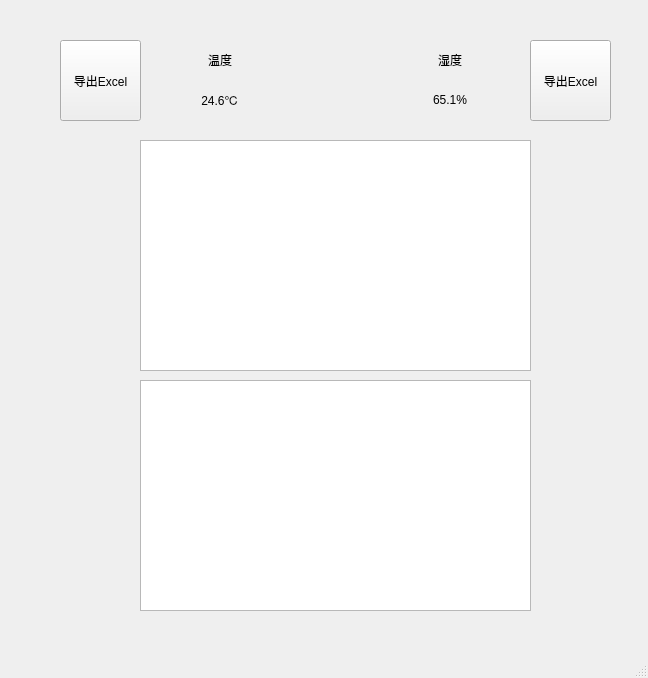
<?xml version="1.0" encoding="UTF-8"?>
<ui version="4.0">
 <class>MainWindow</class>
 <widget class="QMainWindow" name="MainWindow">
  <property name="geometry">
   <rect>
    <x>0</x>
    <y>0</y>
    <width>648</width>
    <height>678</height>
   </rect>
  </property>
  <property name="windowTitle">
   <string>MainWindow</string>
  </property>
  <property name="iconSize">
   <size>
    <width>500</width>
    <height>500</height>
   </size>
  </property>
  <widget class="QWidget" name="centralwidget">
   <widget class="QWidget" name="verticalLayoutWidget">
    <property name="geometry">
     <rect>
      <x>140</x>
      <y>40</y>
      <width>160</width>
      <height>80</height>
     </rect>
    </property>
    <layout class="QVBoxLayout" name="verticalLayout" stretch="0,0">
     <property name="spacing">
      <number>0</number>
     </property>
     <item>
      <widget class="QLabel" name="label">
       <property name="text">
        <string>温度</string>
       </property>
       <property name="alignment">
        <set>Qt::AlignCenter</set>
       </property>
      </widget>
     </item>
     <item>
      <widget class="QLabel" name="temp">
       <property name="text">
        <string>24.6℃</string>
       </property>
       <property name="alignment">
        <set>Qt::AlignCenter</set>
       </property>
      </widget>
     </item>
    </layout>
   </widget>
   <widget class="QWidget" name="verticalLayoutWidget_2">
    <property name="geometry">
     <rect>
      <x>370</x>
      <y>40</y>
      <width>160</width>
      <height>80</height>
     </rect>
    </property>
    <layout class="QVBoxLayout" name="verticalLayout_2" stretch="0,0">
     <property name="spacing">
      <number>0</number>
     </property>
     <item>
      <widget class="QLabel" name="label_3">
       <property name="text">
        <string>湿度</string>
       </property>
       <property name="alignment">
        <set>Qt::AlignCenter</set>
       </property>
      </widget>
     </item>
     <item>
      <widget class="QLabel" name="hum">
       <property name="text">
        <string>65.1%</string>
       </property>
       <property name="alignment">
        <set>Qt::AlignCenter</set>
       </property>
      </widget>
     </item>
    </layout>
   </widget>
   <widget class="QChartView" name="temp_view">
    <property name="geometry">
     <rect>
      <x>140</x>
      <y>140</y>
      <width>391</width>
      <height>231</height>
     </rect>
    </property>
    <property name="font">
     <font>
      <family>AcadEref</family>
      <pointsize>6</pointsize>
     </font>
    </property>
    <property name="interactive">
     <bool>false</bool>
    </property>
   </widget>
   <widget class="QChartView" name="hum_view">
    <property name="geometry">
     <rect>
      <x>140</x>
      <y>380</y>
      <width>391</width>
      <height>231</height>
     </rect>
    </property>
    <property name="font">
     <font>
      <family>AcadEref</family>
      <pointsize>6</pointsize>
     </font>
    </property>
    <property name="interactive">
     <bool>true</bool>
    </property>
   </widget>
   <widget class="QPushButton" name="temp_btn">
    <property name="geometry">
     <rect>
      <x>60</x>
      <y>40</y>
      <width>81</width>
      <height>81</height>
     </rect>
    </property>
    <property name="text">
     <string>导出Excel</string>
    </property>
   </widget>
   <widget class="QPushButton" name="hum_btn">
    <property name="geometry">
     <rect>
      <x>530</x>
      <y>40</y>
      <width>81</width>
      <height>81</height>
     </rect>
    </property>
    <property name="text">
     <string>导出Excel</string>
    </property>
   </widget>
  </widget>
  <widget class="QMenuBar" name="menubar">
   <property name="geometry">
    <rect>
     <x>0</x>
     <y>0</y>
     <width>648</width>
     <height>22</height>
    </rect>
   </property>
  </widget>
  <widget class="QStatusBar" name="statusbar"/>
 </widget>
 <customwidgets>
  <customwidget>
   <class>QChartView</class>
   <extends>QGraphicsView</extends>
   <header location="global">PyQt5.QtChart</header>
  </customwidget>
 </customwidgets>
 <resources>
  <include location="pic.qrc"/>
 </resources>
 <connections/>
</ui>
